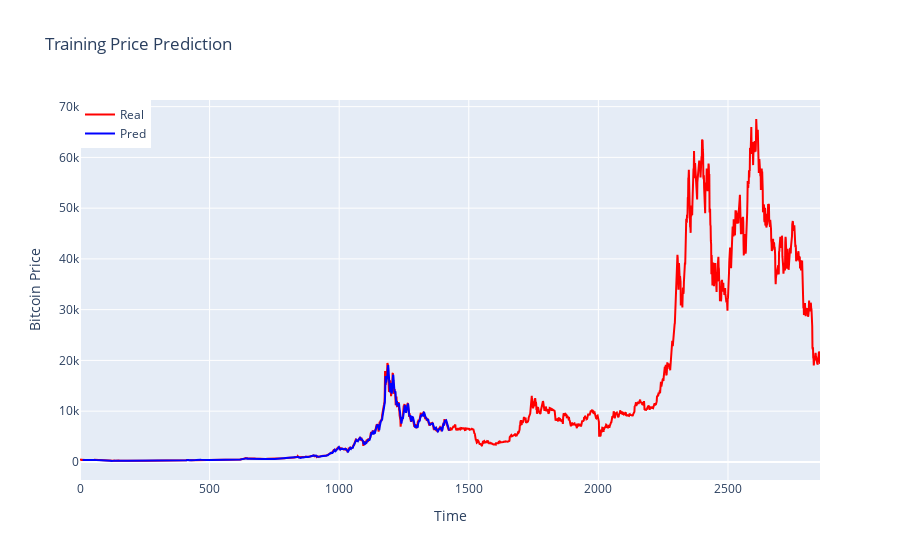
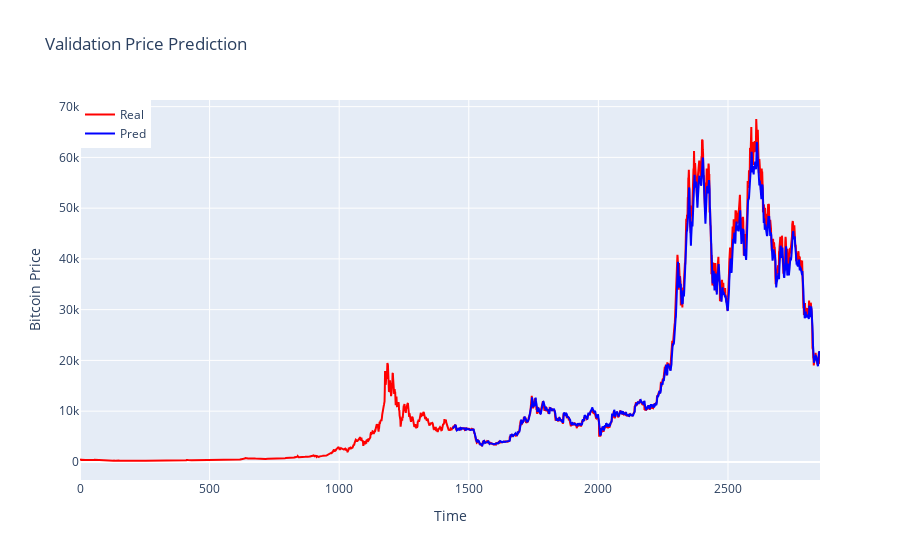
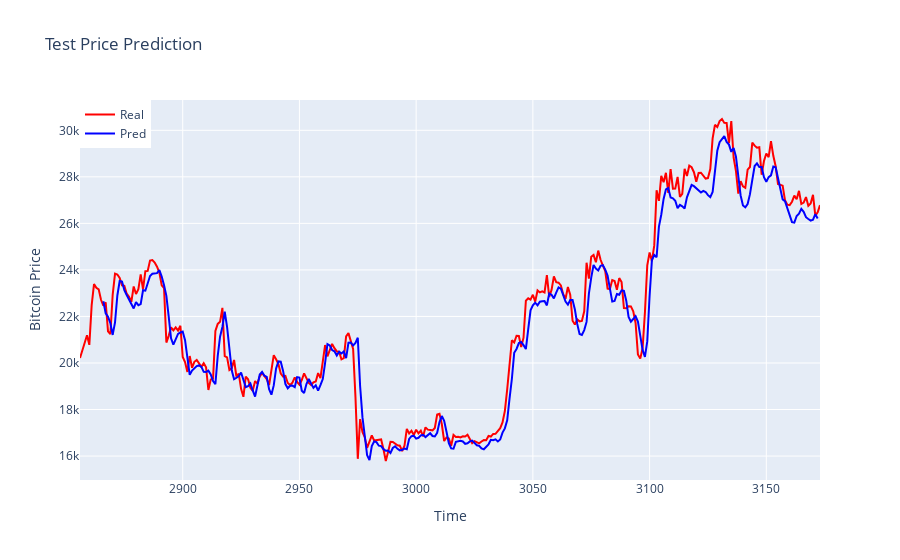

Notebook cell for these charts, in order:
### Code cell
real_train_all = go.Scatter(x=np.arange(len(train_data)), y=scalers['btc_close'].inverse_transform(train_data[:,0:1]).flatten(), mode='lines', name='Real', line=dict(color='red'))
pred_train = go.Scatter(x=np.arange(len(trainPredictPlot)), y=trainPredictPlot[:,0].flatten(), mode='lines', name='Pred', line=dict(color='blue'))

real_test = go.Scatter(x=np.arange(len(train_data), len(train_data) + len(test_data)), y=scalers['btc_close'].inverse_transform(test_data[:,0:1]).flatten(), mode='lines', name='Real', line=dict(color='red'))
pred_test = go.Scatter(x=np.arange(len(train_data), len(train_data) + len(test_data)), y=testPredictPlot[:,0].flatten(), mode='lines', name='Pred', line=dict(color='blue'))

pred_val = go.Scatter(x=np.arange(len(valPredictPlot_new)), y=valPredictPlot_new[:,0].flatten(), mode='lines', name='Pred', line=dict(color='blue'))

layout1 = go.Layout(title='Training Price Prediction', xaxis=dict(title='Time'), yaxis=dict(title='Bitcoin Price'), legend=dict(x=0, y=1))
layout2 = go.Layout(title='Validation Price Prediction', xaxis=dict(title='Time'), yaxis=dict(title='Bitcoin Price'), legend=dict(x=0, y=1))
layout3 = go.Layout(title='Test Price Prediction', xaxis=dict(title='Time'), yaxis=dict(title='Bitcoin Price'), legend=dict(x=0, y=1))

fig1 = go.Figure(data=[real_train_all, pred_train], layout=layout1)
fig2 = go.Figure(data=[real_train_all, pred_val], layout=layout2)
fig3 = go.Figure(data=[real_test, pred_test], layout=layout3)

fig1.show()
fig2.show()
fig3.show()

### Figure 1 — Plotly figure (JSON) as saved in the notebook; plotly's stock layout.template omitted (floating-point values rounded to 4 significant figures; data arrays with more than 128 entries replaced by an {"elided": "..."} marker saying what was removed)
{"data": [{"line": {"color": "red"}, "mode": "lines", "name": "Real", "type": "scatter", "x": {"elided": "2856 int values"}, "y": {"elided": "2856 float values"}}, {"line": {"color": "blue"}, "mode": "lines", "name": "Pred", "type": "scatter", "x": {"elided": "2856 int values"}, "y": {"elided": "2856 float values"}}], "layout": {"legend": {"x": 0, "y": 1}, "title": {"text": "Training Price Prediction"}, "xaxis": {"title": {"text": "Time"}}, "yaxis": {"title": {"text": "Bitcoin Price"}}}}

### Figure 2 — Plotly figure (JSON) as saved in the notebook; plotly's stock layout.template omitted (floating-point values rounded to 4 significant figures; data arrays with more than 128 entries replaced by an {"elided": "..."} marker saying what was removed)
{"data": [{"line": {"color": "red"}, "mode": "lines", "name": "Real", "type": "scatter", "x": {"elided": "2856 int values"}, "y": {"elided": "2856 float values"}}, {"line": {"color": "blue"}, "mode": "lines", "name": "Pred", "type": "scatter", "x": {"elided": "2856 int values"}, "y": {"elided": "2856 float values"}}], "layout": {"legend": {"x": 0, "y": 1}, "title": {"text": "Validation Price Prediction"}, "xaxis": {"title": {"text": "Time"}}, "yaxis": {"title": {"text": "Bitcoin Price"}}}}

### Figure 3 — Plotly figure (JSON) as saved in the notebook; plotly's stock layout.template omitted (floating-point values rounded to 4 significant figures; data arrays with more than 128 entries replaced by an {"elided": "..."} marker saying what was removed)
{"data": [{"line": {"color": "red"}, "mode": "lines", "name": "Real", "type": "scatter", "x": {"elided": "318 int values"}, "y": {"elided": "318 float values"}}, {"line": {"color": "blue"}, "mode": "lines", "name": "Pred", "type": "scatter", "x": {"elided": "318 int values"}, "y": {"elided": "318 float values"}}], "layout": {"legend": {"x": 0, "y": 1}, "title": {"text": "Test Price Prediction"}, "xaxis": {"title": {"text": "Time"}}, "yaxis": {"title": {"text": "Bitcoin Price"}}}}
